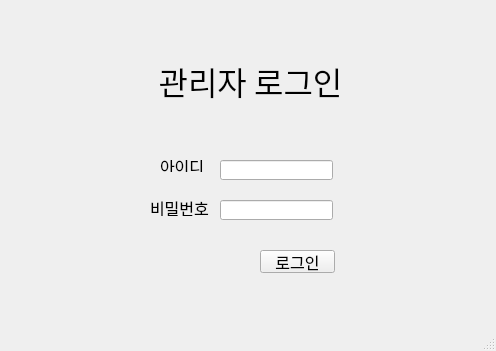
<?xml version="1.0" encoding="UTF-8"?>
<ui version="4.0">
 <class>MainWindow</class>
 <widget class="QMainWindow" name="MainWindow">
  <property name="geometry">
   <rect>
    <x>0</x>
    <y>0</y>
    <width>496</width>
    <height>351</height>
   </rect>
  </property>
  <property name="windowTitle">
   <string>다인승 도로 단속 프로그램</string>
  </property>
  <widget class="QWidget" name="centralwidget">
   <widget class="QLabel" name="title">
    <property name="geometry">
     <rect>
      <x>140</x>
      <y>50</y>
      <width>221</width>
      <height>61</height>
     </rect>
    </property>
    <property name="font">
     <font>
      <family>한컴 고딕</family>
      <pointsize>24</pointsize>
     </font>
    </property>
    <property name="text">
     <string>관리자 로그인</string>
    </property>
    <property name="alignment">
     <set>Qt::AlignCenter</set>
    </property>
   </widget>
   <widget class="QLineEdit" name="lineEdit">
    <property name="geometry">
     <rect>
      <x>220</x>
      <y>160</y>
      <width>113</width>
      <height>20</height>
     </rect>
    </property>
   </widget>
   <widget class="QLabel" name="label_2">
    <property name="geometry">
     <rect>
      <x>150</x>
      <y>200</y>
      <width>61</width>
      <height>16</height>
     </rect>
    </property>
    <property name="font">
     <font>
      <family>한컴 고딕</family>
      <pointsize>12</pointsize>
     </font>
    </property>
    <property name="text">
     <string>비밀번호</string>
    </property>
   </widget>
   <widget class="QLineEdit" name="lineEdit_2">
    <property name="geometry">
     <rect>
      <x>220</x>
      <y>200</y>
      <width>113</width>
      <height>20</height>
     </rect>
    </property>
    <property name="echoMode">
     <enum>QLineEdit::Password</enum>
    </property>
   </widget>
   <widget class="QLabel" name="label">
    <property name="geometry">
     <rect>
      <x>160</x>
      <y>160</y>
      <width>56</width>
      <height>12</height>
     </rect>
    </property>
    <property name="font">
     <font>
      <family>한컴 고딕</family>
      <pointsize>12</pointsize>
     </font>
    </property>
    <property name="text">
     <string>아이디</string>
    </property>
   </widget>
   <widget class="QPushButton" name="pushButton">
    <property name="geometry">
     <rect>
      <x>260</x>
      <y>250</y>
      <width>75</width>
      <height>23</height>
     </rect>
    </property>
    <property name="font">
     <font>
      <family>한컴 고딕</family>
      <pointsize>12</pointsize>
     </font>
    </property>
    <property name="text">
     <string>로그인</string>
    </property>
   </widget>
  </widget>
  <widget class="QMenuBar" name="menubar">
   <property name="geometry">
    <rect>
     <x>0</x>
     <y>0</y>
     <width>496</width>
     <height>21</height>
    </rect>
   </property>
  </widget>
  <widget class="QStatusBar" name="statusbar"/>
 </widget>
 <resources/>
 <connections/>
</ui>
